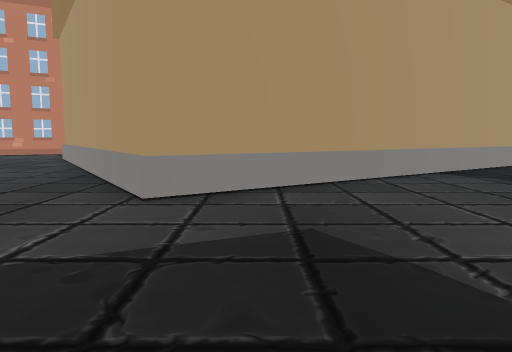
View 1 (above)

24 first-person views from a walk through a Unity game level. The camera is 1.2 m above the floor, tilts 6° down and sees 70° across. The floor is counted in squares, 2 m on a side. Each view is taken from the middle of a square. On the plan, view 1 faces up. The plan holds only what a view shows up to about 10 squares ahead; the rest is blank. The place goes on beyond the plan. The player character is not drawn. Some animated figures are left out.

View 2
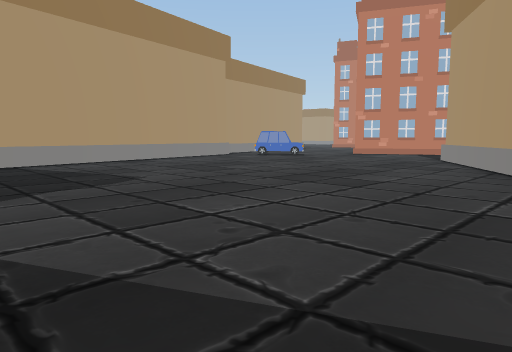

View 3
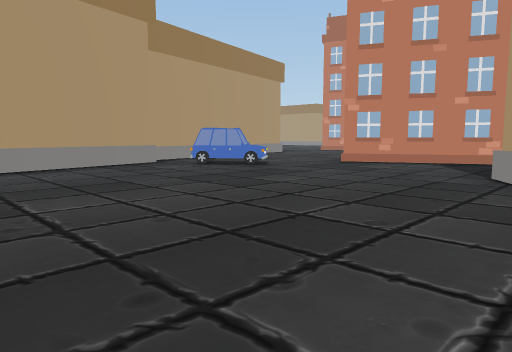

View 4
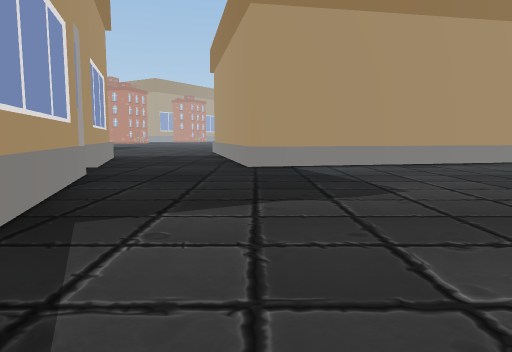

View 5
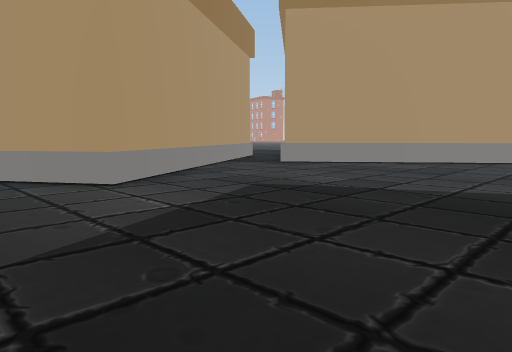

View 6
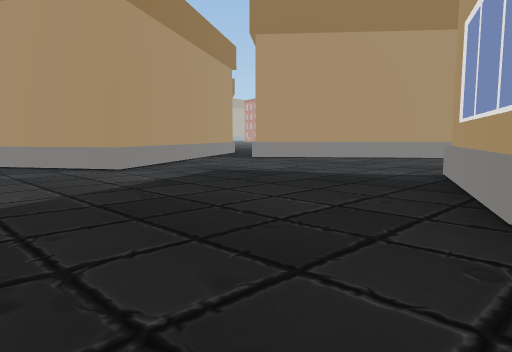

View 7
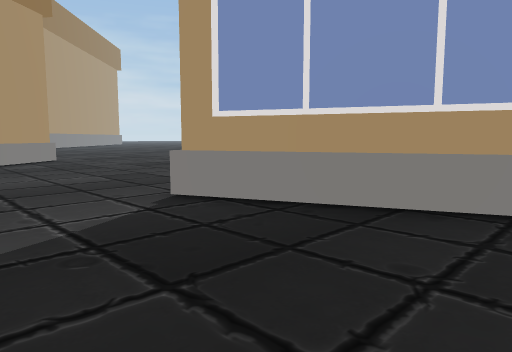

View 8
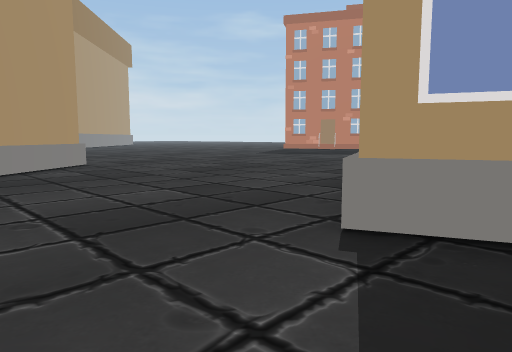

View 9
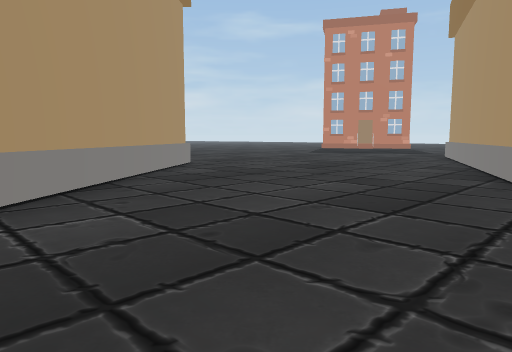

View 10
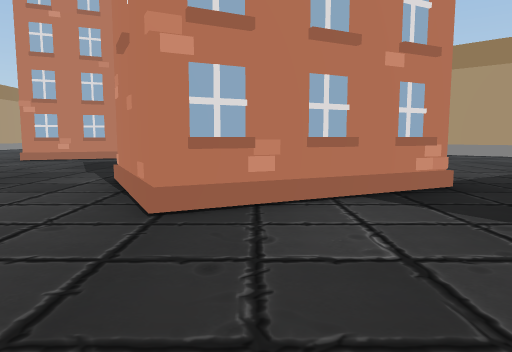

View 11
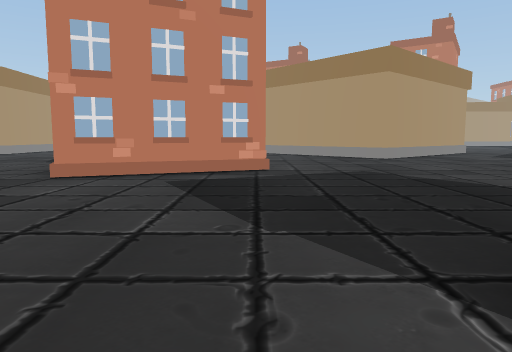

View 12
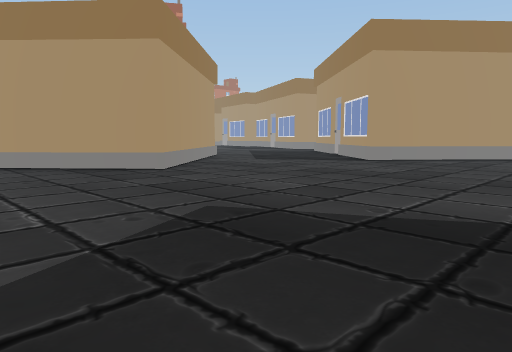

View 13
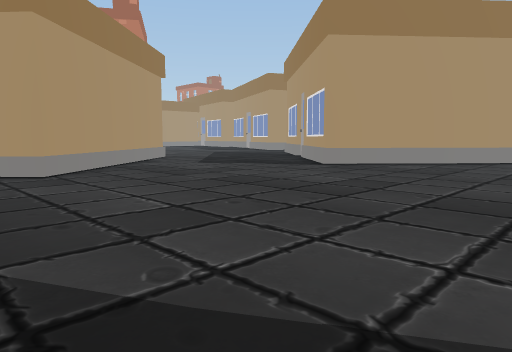

View 14
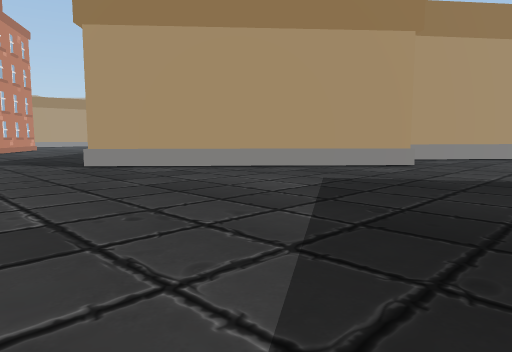

View 15
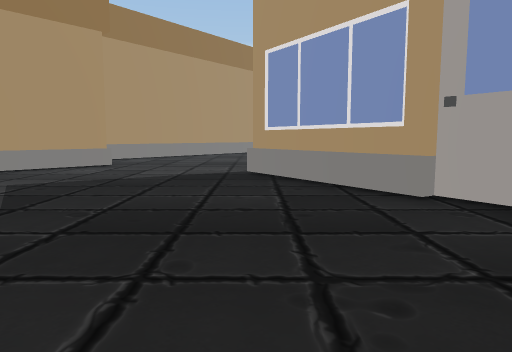

View 16
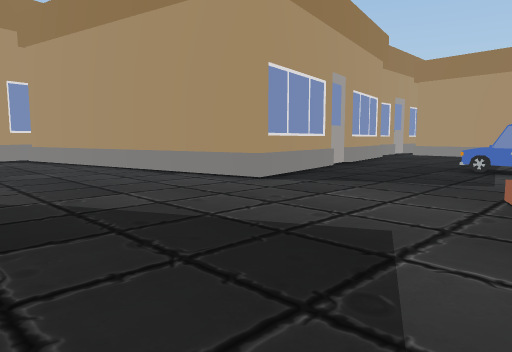

View 17
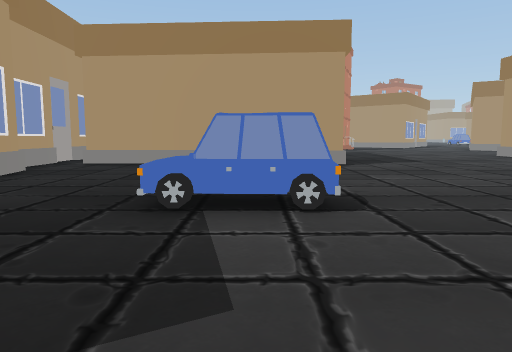

View 18
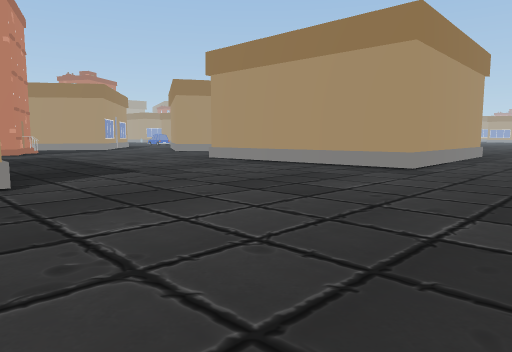

View 19
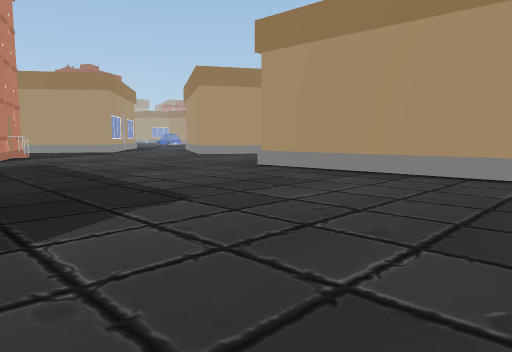

View 20
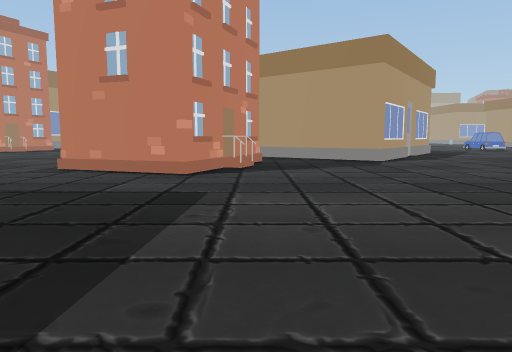

View 21
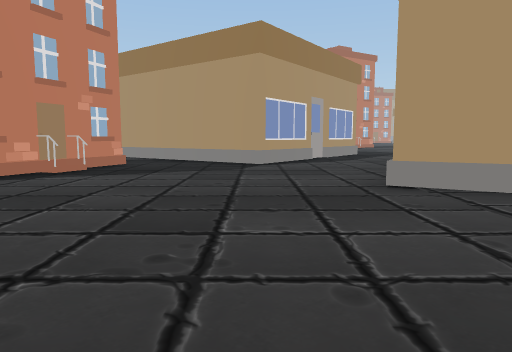

View 22
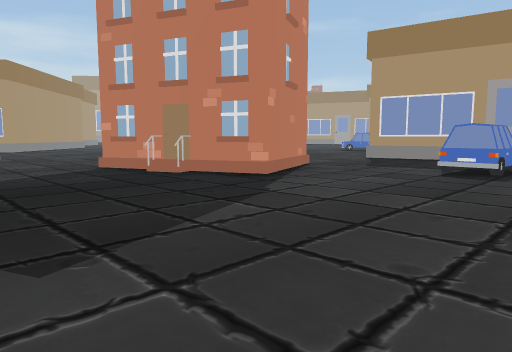

View 23
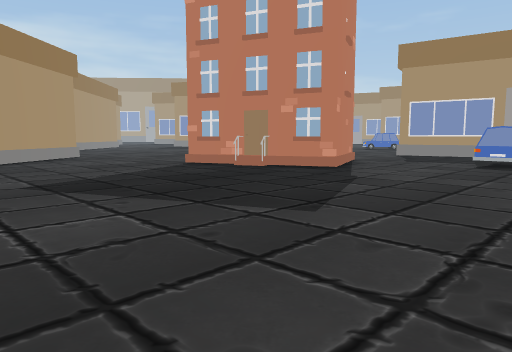

View 24
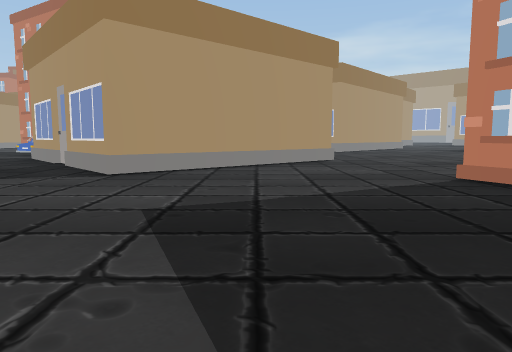

### Floor plan
Key: @ floor where view 1 was taken; # wall or solid block; . floor; O other object.
Columns run from 36 left of view 1 to 9 right of it. Each row starts with its distance up from view 1.
 28 .....#O..       #.     ...#
 27 #O........     ##........O#
 26 ##O........#####O.........##   ##
 25 ##.........................## ##...
 24 #...........................###....
 23 #.#.O........................O.....O
 22   ###O.................OO.........O#
 21     ##...............O## ..........##
 20     #... OO   O.......####..........##
 19    ....       # ......##O............##
 18   ...         #   .O..................## ##
 17   ..          #  .OO...................O..##
 16               #.............   ............#
 15               #.....O#O....    ...........
 14               ..#### ##...O    ......O...
 13             #####     #....###O....O##
 12                       ##...#O..  .###
 11                        #........O
 10                        #.OO....##
  9                        #.O......#
  8                        #O.......##       #
  7                        ##........##    ###
  6                         #........O#  ####
  5                         ##........####..##
  4                          #.........##....#
  3                          #...............##
  2                          #................##
  1                         ##O................##
  0                        O............@.......##
 -1                        ......###......#......#
 -2                        ...####  ....###......#
 -3                        ####     .  ## ##......
 -4                                        #......
 -5                                        ##.....
 -6                                         #....
 -7                                         ##..

Where each view was taken, in squares from view 1:
view 1: 0 up, 0 right, facing up
view 2: 0 up, 2 left, facing up-left
view 3: 4 up, 4 left, facing up-left
view 4: 1 up, 3 left, facing left
view 5: 1 down, 3 left, facing up-right
view 6: 3 down, 4 left, facing up-right
view 7: 1 up, 1 left, facing down-right
view 8: 1 up, 1 right, facing down-right
view 9: 3 up, 2 right, facing down-right
view 10: 9 up, 8 left, facing up
view 11: 13 up, 11 left, facing up
view 12: 17 up, 11 left, facing up-right
view 13: 17 up, 9 left, facing up-right
view 14: 14 up, 5 left, facing up-right
view 15: 14 up, 5 left, facing right
view 16: 19 up, 10 left, facing down-left
view 17: 18 up, 14 left, facing left
view 18: 19 up, 17 left, facing up-left
view 19: 20 up, 20 left, facing up-left
view 20: 23 up, 25 left, facing left
view 21: 26 up, 26 left, facing left
view 22: 25 up, 19 left, facing down-right
view 23: 27 up, 19 left, facing down-right
view 24: 25 up, 17 left, facing right
